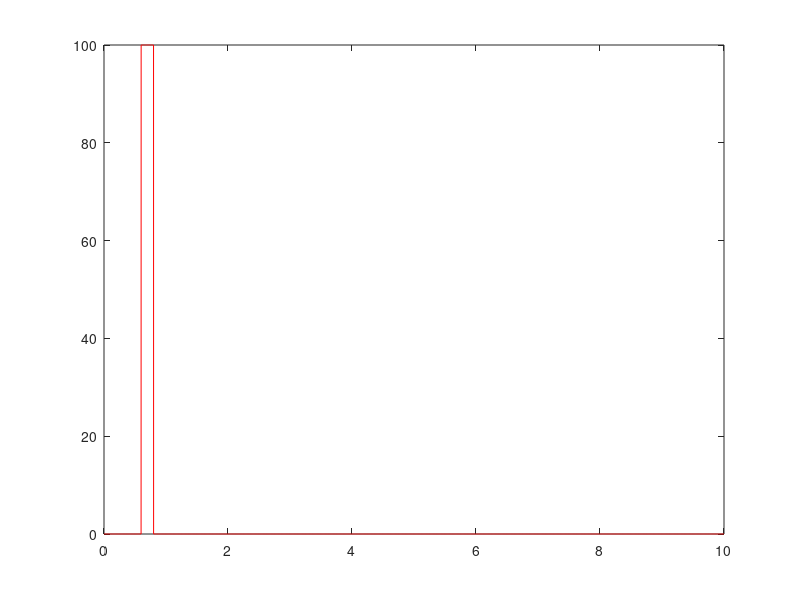
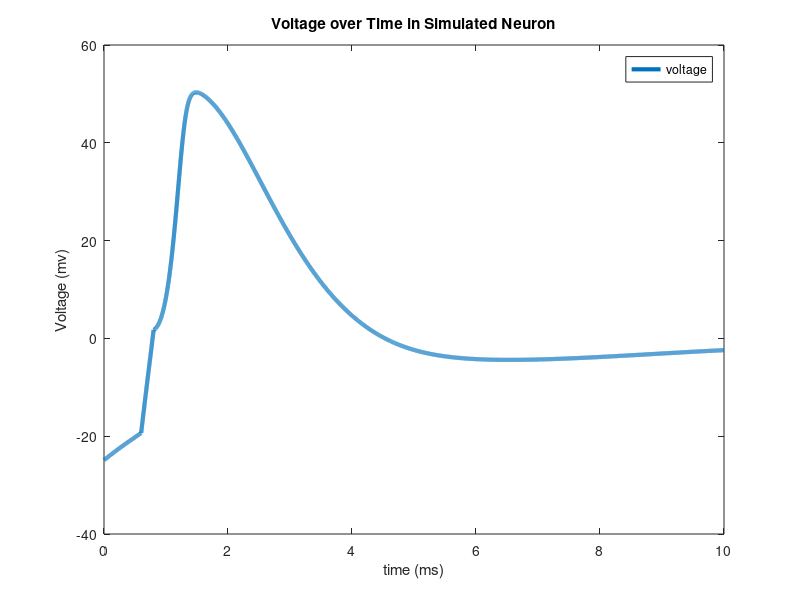
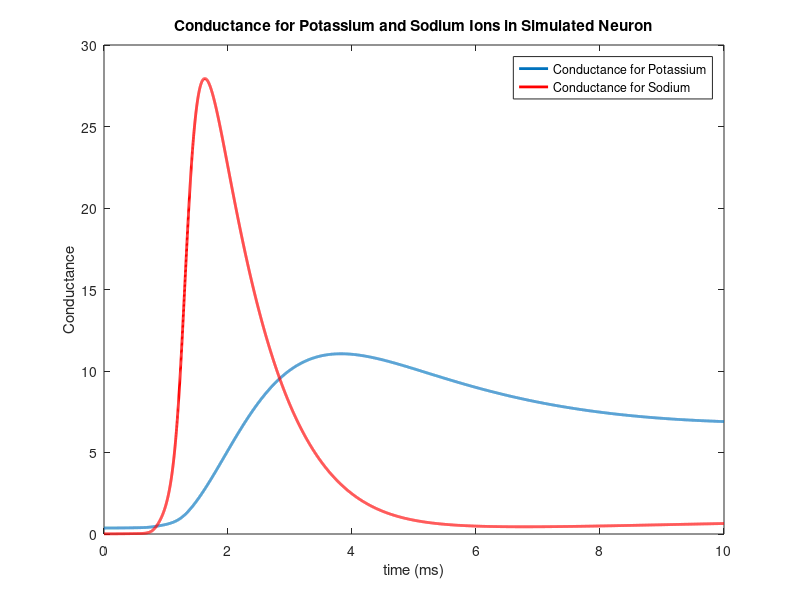
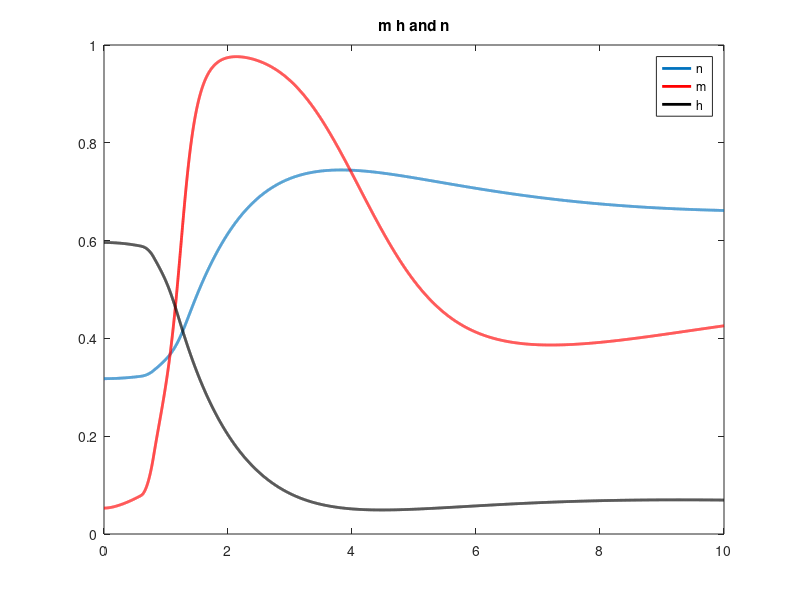

These figures' MATLAB source, in order:
clear
close all
clc
%===simulation time===
simulationTime = 10; %in milliseconds
deltaT=.001;
Fs = 1/deltaT;
t=0:deltaT:simulationTime;
vc = 0;

Vrest = -60;
% drugs application
pctTTX = 0;
pctTEA = 0;
TTX = 1-pctTTX;
TEA = 1 - pctTEA;

%===constant parameters===%
%All of these can be found in Table 3
C_out_Na = 460;
C_in_Na = 50;
C_out_K = 300;
C_in_K = 400;
% R = 8314.4621; %J/kmol*K
% F = 9.64853399e4; % Faraday constant
K = 0.086173; % R/zF
T = 273.16 + 16.91; % in kelvin

E_K = K*T*(log(C_out_K/C_in_K));
E_Na = K*T*(log(C_out_Na/C_in_Na));
E_L=10.6;
gbar_K=36*TEA; 
gbar_Na=120*TTX; 
g_L=.3;
C=1;

Vrest = K*((20.96*C_out_K+0.52*C_out_Na)/(20.96*C_in_K+0.52*C_in_Na))
%===set the initial states===%
V=0; %Baseline voltage

alpha_n = (.01 * ( (10-V) / (exp((10-V)/10)-1) ));
beta_n = .125*exp(-V/80);
alpha_m = (.1*( (25-V) / (exp((25-V)/10)-1) ));
beta_m = 4*exp(-V/18);
alpha_h = .07*exp(-V/20);
beta_h = 1/(exp((30-V)/10)+1);

n(1) = alpha_n/(alpha_n+beta_n); %Equation 9
m(1) = alpha_m/(alpha_m+beta_m); %Equation 18
h(1) = alpha_h/(alpha_h+beta_h); %Equation 18
% 
% n = 0.32;
% m = 0.05;
% h = 0.59;

% Define Vrest
g_Na = (gbar_Na*(m(1).^3).*h(1)); % .01
g_K = (gbar_K*(n(1).^4)); % .039
g_L = .3;
V_L = -49.4;

% Vrest = I_ion/g_ion;
Vrest = ((g_Na*E_Na)+(g_K*E_K)+(g_L*V_L))/(g_Na+g_K+g_L);
E_K = E_K - Vrest; 
E_Na = E_Na - Vrest;
% E_K = -12;
% E_Na = 115;


I_Na = zeros(1,length(t)); %Equations 3 and 14
I_K = zeros(1,length(t)); %Equations 4 and 6
I_L = zeros(1,length(t)); %Equation 5
I_ion = zeros(1,length(t));

I = zeros(1,numel(t));
V = zeros(1, numel(t));
%% ======== define stimuli =====================
if vc
    voltageLevels= 60;
    
    stimS = 0.5; % in ms
    stimE = 5.5; % in ms
    stimDur = round((stimE-stimS))*Fs;
    V(round(stimS*Fs):round(stimE*Fs)) = voltageLevels; %I(2001:numel(t)) = currentLevels;
else
    %Set externally applied current across time
    %Here, first 500 timesteps are at current of 50, next 1500 timesteps at
    %current of zero (resets resting potential of neuron), and the rest of
    %timesteps are at constant current
    currentLevels1 = [100]; %Change this to see effect of different currents on voltage (Suggested values: 3, 20, 50, 1000)
    
    stimS1 = 0.6; % in ms
    stimE1 = 0.8; % in ms
    stimDur1 = round((stimE1-stimS1)*Fs);
    I(round(stimS1*Fs):round(stimE1*Fs)) = currentLevels1; %I(2001:numel(t)) = currentLevels;
    
%     currentLevels2 = [0]; %Change this to see effect of different currents on voltage (Suggested values: 3, 20, 50, 1000)
%     
%     stimS2 = 1; % in ms
%     stimE2 = 1; % in ms
%     stimDur2 = round((stimE2-stimS2)*Fs);
%     I(round(stimS2*Fs):round(stimE2*Fs)) = currentLevels2; %I(2001:numel(t)) = currentLevels;
    
    %plot the stimulus
    figure
    plot(t,I,'r')
    %Comment out the above line and uncomment the line below for constant current, and observe effects on voltage timecourse
    %I(1:numel(t)) = currentLevels;
end

for i=1:numel(t)-1 %Compute coefficients, currents, and derivates at each time step
    
    %---calculate the coefficients---%
    %Equations here are same as above, just calculating at each time step
    alpha_n(i) = (.01 * ( (10-V(i)) / (exp((10-V(i))/10)-1) ));
    beta_n(i) = .125*exp(-V(i)/80);
    alpha_m(i) = (.1*( (25-V(i)) / (exp((25-V(i))/10)-1) ));
    beta_m(i) = 4*exp(-V(i)/18);
    alpha_h(i) = .07*exp(-V(i)/20);
    beta_h(i) = 1/(exp((30-V(i))/10)+1);
    
    
    %---calculate the currents---%
    I_Na(i) = (m(i)^3) * gbar_Na * h(i) * (V(i)-E_Na); %Equations 3 and 14
    I_K(i) = (n(i)^4) * gbar_K * (V(i)-E_K); %Equations 4 and 6
    I_L(i) = g_L *(V(i)-E_L); %Equation 5
    I_ion(i) = I(i) - I_K(i) - I_Na(i) - I_L(i);
    
    
    
    %---calculate the derivatives using Euler first order approximation---%
    if ~vc
        V(i+1) = V(i) + deltaT*I_ion(i)/C;
    end
    %     I_ion(i) = (C*(-V(i)+V(i+1)))/deltaT;
    n(i+1) = (n(i) + deltaT*(alpha_n(i) *(1-n(i)) - beta_n(i) * n(i))); %Equation 7
    m(i+1) = (m(i) + deltaT*(alpha_m(i) *(1-m(i)) - beta_m(i) * m(i))); %Equation 15
    h(i+1) = (h(i) + deltaT*(alpha_h(i) *(1-h(i)) - beta_h(i) * h(i))); %Equation 16
    
end


V = V+Vrest; %Set resting potential to -70mv

%===plot Voltage===%
figure
plot(t,V,'LineWidth',3)
hold on
legend({'voltage'})
ylabel('Voltage (mv)')
xlabel('time (ms)')
title('Voltage over Time in Simulated Neuron')


%===plot Conductance===%
figure
p1 = plot(t,gbar_K*n.^4,'LineWidth',2);
hold on
p2 = plot(t,gbar_Na*(m.^3).*h,'r','LineWidth',2);
legend([p1, p2], 'Conductance for Potassium', 'Conductance for Sodium')
ylabel('Conductance')
xlabel('time (ms)')
title('Conductance for Potassium and Sodium Ions in Simulated Neuron')

% ======== plot n, m and h ================
figure
p1 = plot(t,n,'LineWidth',2);
hold on
p2 = plot(t,m,'r','LineWidth',2);
p3 = plot(t,h,'k','LineWidth',2);
title('m h and n')
legend('n','m','h')

% ========== plot individual currents ================
figure
p1 = plot(t,I_Na,'r','LineWidth',2);
hold on
p2 = plot(t,I_K,'b','LineWidth',2);
Itot = I_Na+I_K+I_L-I;
p3 = plot(t,Itot,'k','LineWidth',2);
title('Currents')
legend('Na', 'K', 'Total')

